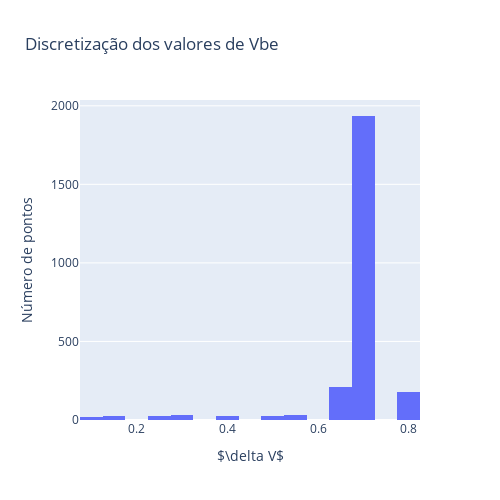

The notebook cell this image was saved under:
### Code cell
fig2 = go.Figure(data=[go.Histogram(x=df['Vbe(V)'])])
fig2.update_yaxes(title_text='Número de pontos')
fig2.update_xaxes(title_text='$\delta V$')
#ajustando layout
layout_dict = {'title': 'Discretização dos valores de Vbe',
              'height' : 500,
              'width' : 500}
fig2.update_layout(layout_dict)

### Figure 1 — Plotly figure (JSON) as saved in the notebook; plotly's stock layout.template omitted (floating-point values rounded to 4 significant figures; data arrays with more than 128 entries replaced by an {"elided": "..."} marker saying what was removed)
{"data": [{"type": "histogram", "x": {"elided": "2500 float values"}}], "layout": {"height": 500, "title": {"text": "Discretização dos valores de Vbe"}, "width": 500, "xaxis": {"title": {"text": "$\\delta V$"}}, "yaxis": {"title": {"text": "Número de pontos"}}}}
